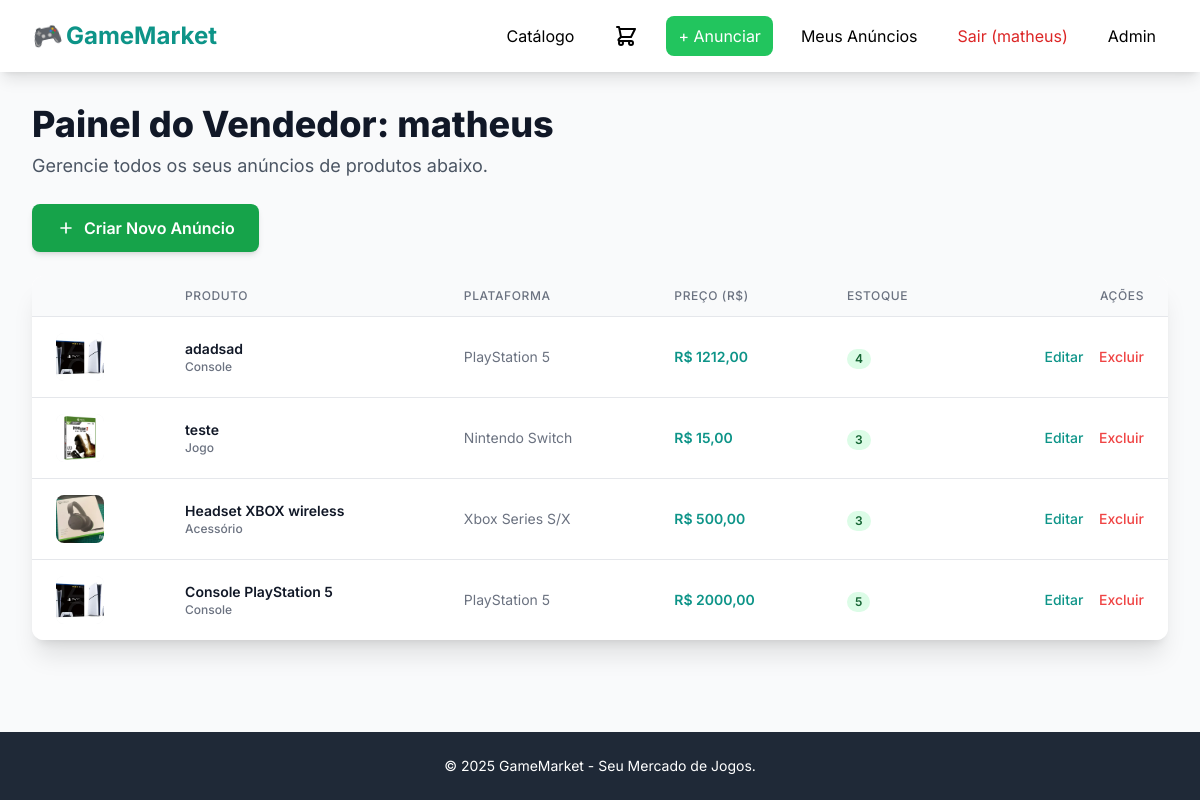
/meus-anuncios/ (signed in), run on an earlier commit of the app's database.
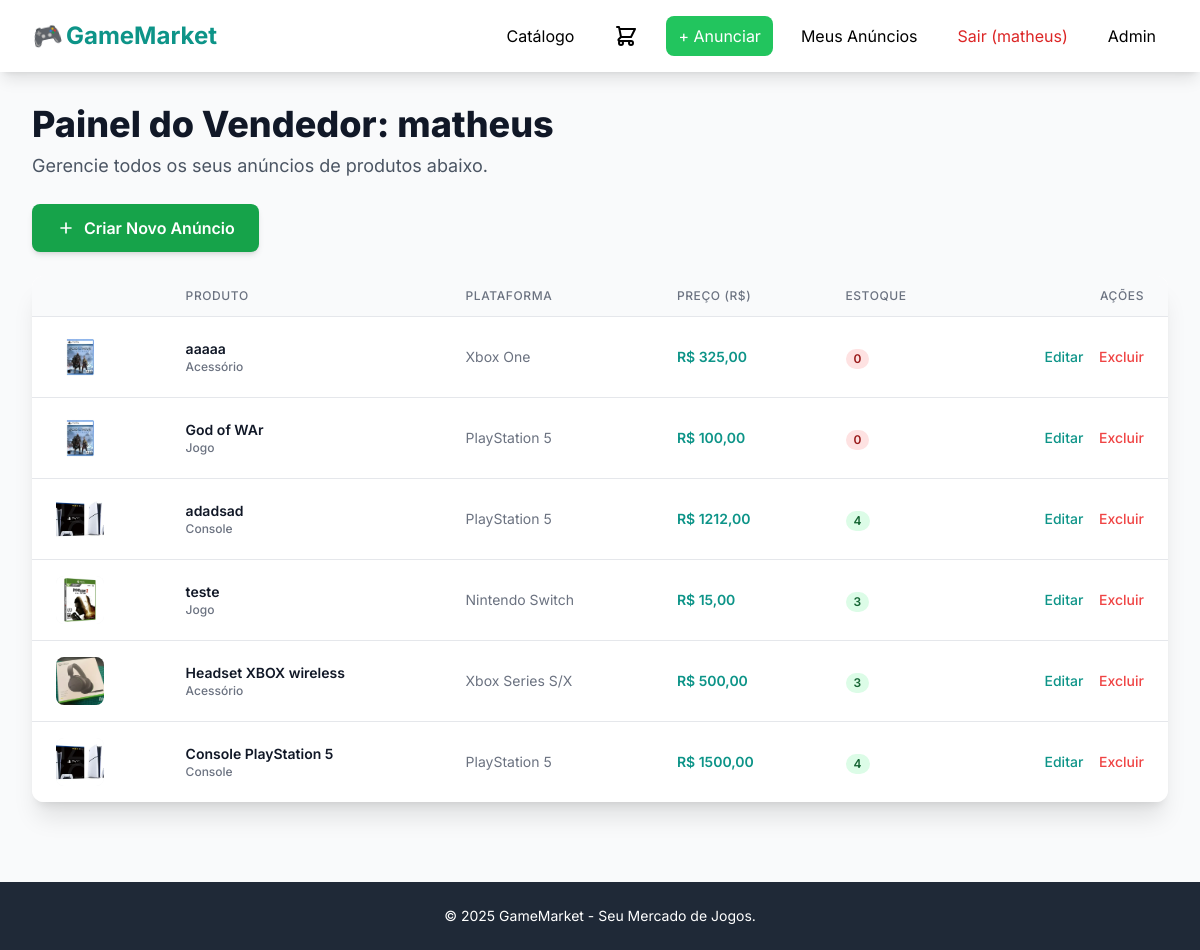
And on a later commit of the database.
### market/models.py (models this page shows, shortened)
class Produto(models.Model):
    vendedor = models.ForeignKey(User, on_delete=models.CASCADE, related_name='produtos', verbose_name="Vendedor")
    nome = models.CharField(max_length=200, verbose_name="Nome do Produto")
    descricao = models.TextField(verbose_name="Descrição Detalhada")
    preco = models.DecimalField(max_digits=10, decimal_places=2, verbose_name="Preço (R$)")
    estoque = models.IntegerField(default=0, verbose_name="Estoque Disponível")
    categoria = models.CharField(
        max_length=10,
        choices=CATEGORIA_CHOICES,
        default='JOGO',
        verbose_name="Categoria"
    )
    plataforma = models.CharField(
        max_length=20,
        choices=PLATAFORMA_CHOICES,
        default='OUTRO',
        verbose_name="Plataforma"
    )
    imagem = models.ImageField(
        upload_to='produtos/',
        verbose_name="Imagem Principal do Produto",
        blank=True,
        null=True
    )
    data_cadastro = models.DateTimeField(auto_now_add=True)
    genero = models.CharField(max_length=50, blank=True, null=True, verbose_name="Gênero (Jogo)")
    classificacao_etaria = models.CharField(
        max_length=5,
        choices=CLASSIFICACAO_CHOICES,
        default='L',
        verbose_name="Classificação Etária",
        blank=True,
        null=True
    )
    cpu_gpu = models.CharField(max_length=100, blank=True, null=True, verbose_name="CPU/GPU (Console)")
    memoria_ram = models.CharField(max_length=50, blank=True, null=True, verbose_name="Memória RAM (Console)")
    compatibilidade = models.CharField(max_length=100, blank=True, null=True, verbose_name="Compatibilidade (Acessório)")
    class Meta:
        verbose_name = "Produto"
        verbose_name_plural = "Produtos"
        ordering = ['nome']

### market/views.py (the view)
# urls.py: path('meus-anuncios/', views.user_products, name='user_products'),
@login_required
def user_products(request):
    user_listings = Produto.objects.filter(vendedor=request.user).order_by('-data_cadastro')
    context = {
        'products': user_listings,
    }
    return render(request, 'market/user_products.html', context)

### market/templates/market/user_products.html (shortened to what the changed rows need)
{% extends "market/base.html" %}
{% block content %}
<div class="max-w-7xl mx-auto px-4 sm:px-6 lg:px-8 py-8">
    <h1 class="text-4xl font-extrabold text-gray-900 mb-2">Painel do Vendedor: {{ user.username }}</h1>
    {% if products %}
    <div class="bg-white shadow-xl rounded-xl overflow-hidden">
        <div class="hidden md:block">
            <table class="min-w-full divide-y divide-gray-200">
                <thead class="bg-gray-50">
                    <tr>
                        <th class="px-6 py-3"></th>
                        <th class="px-6 py-3 text-left text-xs font-medium text-gray-500 uppercase tracking-wider">Produto</th>
                        <th class="px-6 py-3 text-left text-xs font-medium text-gray-500 uppercase tracking-wider">Plataforma</th>
                        <th class="px-6 py-3 text-left text-xs font-medium text-gray-500 uppercase tracking-wider">Preço (R$)</th>
                        <th class="px-6 py-3 text-left text-xs font-medium text-gray-500 uppercase tracking-wider">Estoque</th>
                        <th class="px-6 py-3 text-right text-xs font-medium text-gray-500 uppercase tracking-wider">Ações</th>
                    </tr>
                </thead>
                <tbody class="bg-white divide-y divide-gray-200">
                    {% for product in products %}
                    <tr class="hover:bg-gray-50 transition duration-150">
                        <td class="px-6 py-4">
                            <div class="w-12 h-12 bg-gray-100 rounded-lg overflow-hidden">
                                {% if product.imagem %}
                                    <img src="{{ product.imagem.url }}" class="w-full h-full object-cover">
                                {% else %}
                                    <div class="w-full h-full bg-gray-300 flex items-center justify-center text-xs text-gray-700">No Pic</div>
                                {% endif %}
                            </div>
                        </td>
                        <td class="px-6 py-4 text-sm font-medium text-gray-900">
                            <a href="{% url 'market:product_detail' pk=product.pk %}" class="hover:text-primary font-semibold">
                                {{ product.nome }}
                            </a>
                            <span class="block text-xs text-gray-500">{{ product.get_categoria_display }}</span>
                        </td>
                        <td class="px-6 py-4 text-sm text-gray-500">
                            {{ product.get_plataforma_display }}
                        </td>
                        <td class="px-6 py-4 text-sm font-semibold text-primary">
                            R$ {{ product.preco|floatformat:2 }}
                        </td>
                        <td class="px-6 py-4">
                            <span class="px-2 inline-flex text-xs leading-5 font-semibold rounded-full
                                {% if product.estoque > 0 %}
                                    bg-green-100 text-green-800
                                {% else %}
                                    bg-red-100 text-red-800
                                {% endif %}">
                                {{ product.estoque }}
                            </span>
                        </td>
                        <td class="px-6 py-4 text-right text-sm font-medium space-x-3">
                            <a href="{% url 'market:edit_product' pk=product.pk %}" class="text-primary hover:text-teal-700">Editar</a>
                            <a href="{% url 'market:delete_product' pk=product.pk %}" class="text-red-500 hover:text-red-700">Excluir</a>
                        </td>
                    </tr>
                    {% endfor %}
                </tbody>
            </table>
        </div>
    </div>
    {% else %}
        <div class="bg-yellow-50 p-6 rounded-lg text-center border-l-4 border-yellow-400 mt-6">
            <p class="text-lg text-yellow-800 font-medium">
                Nenhum anúncio ativo encontrado.
            </p>
        </div>
    {% endif %}
</div>
{% endblock %}

What changed in the data, as far as the page shows it:
added Produto: imagem (picture), nome "aaaaa", categoria "Acessório", plataforma "Xbox One", preco "325,00", estoque "0"
added Produto: imagem (picture), nome "God of WAr", categoria "Jogo", plataforma "PlayStation 5", preco "100,00", estoque "0"
changed Produto "Console PlayStation 5": preco "2000,00" → "1500,00"; estoque "5" → "4"
